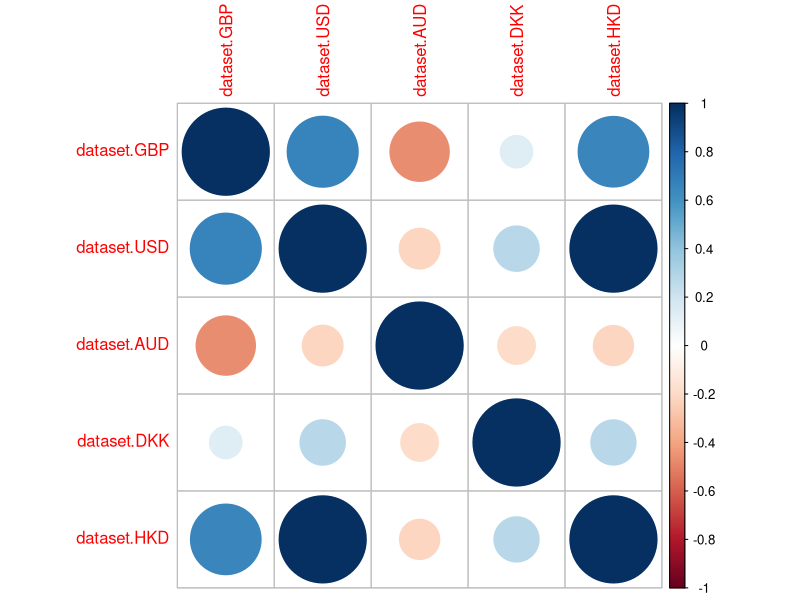

Generate this figure with R:
dataset <- read.csv("eurofxref-hist.csv",header = TRUE)
dataset <- data.frame(dataset$GBP,dataset$USD,dataset$AUD,dataset$DKK,dataset$HKD)
cl <-dataset
library(corrplot)
corrplot(cor(cl))